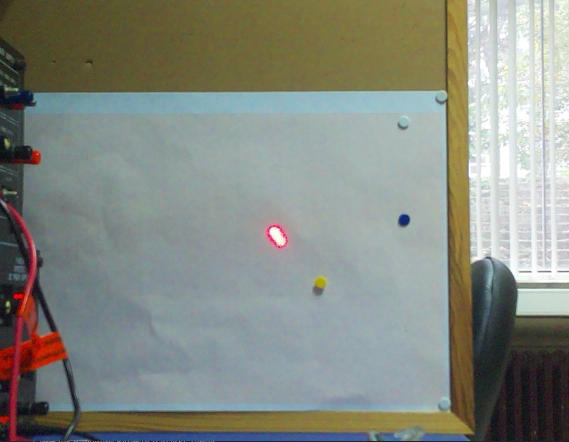
#> input picture Softwares/new_files/image.jpg, 1137 x 884 px (shown at 1/2 size)
$ python -i myDetector.py   (imports and definitions only)
#> lines starting #> are read from the running program, lines starting #| are printed output that depends on the picture; after the words box and inside, x2 and y2 are one past the last pixel; in counts of white or black regions, pixels touching at a corner belong together
#> further down, picture is the input picture: shape (884, 1137, 3); mean B, G, R 129.6, 138.4, 133.8
import cv2
import numpy as np
import json
import os


class MyDetector:
    """
    Laser noktası tespit eden sınıf.
    HSV renk uzayında çalışır ve tıklama ile renk seçimi yapar.
    """

    def __init__(self, laser_settings_file="laser_trackbar_settings.json", led_settings_file="led_settings.json"):
        """
        MyDetector sınıfını başlatır.

        Args:
            laser_settings_file: Laser ayarlarının kaydedileceği JSON dosyası
            led_settings_file: LED ayarlarının kaydedileceği JSON dosyası
        """
        # Sabitler
        self.LASER_SETTINGS_FILE = laser_settings_file
        self.LED_SETTINGS_FILE = led_settings_file
        self.H_TOLERANCE = 15
        self.S_TOLERANCE = 80
        self.V_TOLERANCE = 80

        # Değişkenler
        self.frame_original = None
        self.clicked_hsv = (0, 0, 0)
        self.settings = {}
        self.cap = None
        self.frame_inpainted = None

        # Tespit parametreleri - tıklama ile güncellenecek
        self.h_min = 0
        self.h_max = 10
        self.s_min = 120
        self.s_max = 255
        self.v_min = 70
        self.v_max = 255
        self.h2_min = 170
        self.h2_max = 180
        self.min_area = 5
        self.max_area = 5000
        self.parlaklik_esigi = 225
        self.dairesellik_esigi = 0.4

        # LED tespit parametreleri
        self.led_params = {
            'H_MIN': 114,
            'H_MAX': 154,
            'S_MIN': 60,
            'S_MAX': 255,
            'V_MIN': 92,
            'V_MAX': 250,
            'MIN_ALAN': 5,
            'MAX_ALAN': 5000,
            'PARLAKLIK_ESIGI': 225,
            'DAIRESELLIK_ESIGI': 0.4,
            'MAX_LED_SAYISI': 4,
            'H_TOLERANCE': 20,
            'S_TOLERANCE': 80,
            'V_TOLERANCE': 80
        }

        # Laser ayarlarını yükle
        self.settings = self.load_laser_settings()
        if self.settings:
            self.h_min = self.settings.get('H_MIN', 0)
            self.h_max = self.settings.get('H_MAX', 10)
            self.s_min = self.settings.get('S_MIN', 120)
            self.s_max = self.settings.get('S_MAX', 255)
            self.v_min = self.settings.get('V_MIN', 70)
            self.v_max = self.settings.get('V_MAX', 255)
            self.h2_min = self.settings.get('H2_MIN', 170)
            self.h2_max = self.settings.get('H2_MAX', 180)
            self.min_area = self.settings.get('MIN_ALAN', 5)
            self.max_area = self.settings.get('MAX_ALAN', 5000)
            self.parlaklik_esigi = self.settings.get('PARLAKLIK_ESIK', 225)
            self.dairesellik_esigi = self.settings.get('DAIRESELLIK_ESIGI', 40) / 100.0

        # LED ayarlarını yükle
        self.load_led_settings()


    # [6 lines left out: function save_settings, not called in this run]

    def load_laser_settings(self):
        """Laser ayarlarını JSON dosyasından yükler."""
        if os.path.exists(self.LASER_SETTINGS_FILE):
            with open(self.LASER_SETTINGS_FILE, "r") as file:
#> (reads Softwares/settings/laser_trackbar_settings.json from the repository)
                return json.load(file)
        return {}

    # [9 lines left out: function set_led_config_path, not called in this run]

    def load_led_settings(self):
        """LED ayarlarını JSON dosyasından yükler."""
        if os.path.exists(self.LED_SETTINGS_FILE):
            with open(self.LED_SETTINGS_FILE, "r") as file:
#> (reads Softwares/settings/led_settings.json from the repository)
                loaded = json.load(file)
                self.led_params.update(loaded)
                print(f"LED ayarları yüklendi: {self.LED_SETTINGS_FILE}")

    # [83 lines left out: functions save_led_settings, get_hsv_at_click, not called in this run]

    def detect_laser(self, pFrame):
        """
        Görüntüyü işler ve laser noktalarını tespit eder.
        """
        if pFrame is None:
            return None

        frame = pFrame.copy()

        cx = None
        cy = None

        # Sınıf değişkenlerinden parametreleri al
        h_min = self.h_min
        h_max = self.h_max
        s_min = self.s_min
        s_max = self.s_max
        v_min = self.v_min
        v_max = self.v_max
        h2_min = self.h2_min
        h2_max = self.h2_max
        min_area = self.min_area
        max_area = self.max_area
        parlaklik_esigi = self.parlaklik_esigi
        dairesellik_esigi = self.dairesellik_esigi

        if min_area == 0:
            min_area = 1

        # PIXEL SUPPLEMENTATION (Inpainting)
        gray = cv2.cvtColor(frame, cv2.COLOR_BGR2GRAY)
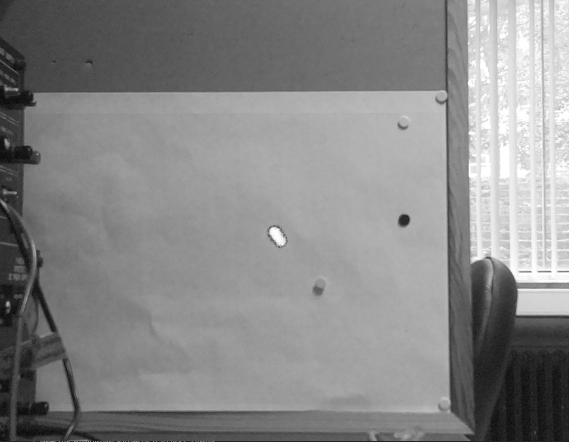
#> gray: shape (884, 1137) (shown at 1/2 size); min 3, max 255, mean 136
        mask_parlak = cv2.threshold(gray, parlaklik_esigi, 255, cv2.THRESH_BINARY)[1]
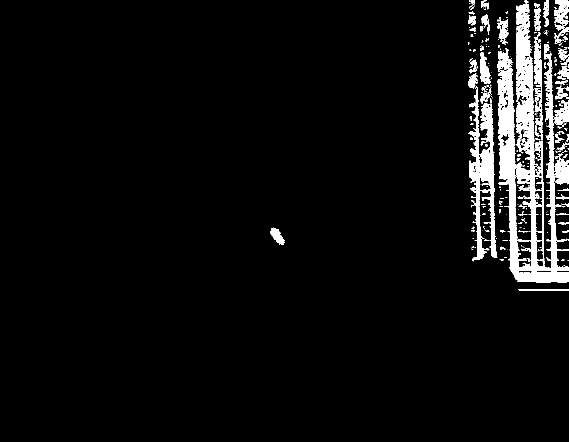
#> mask_parlak: shape (884, 1137) (shown at 1/2 size); 5.1% white; 287 white regions (209 under 20 px), largest, box (x1, y1, x2, y2) and area: (994, 8, 1137, 565) 29589, (937, 172, 995, 523) 7961, (1069, 81, 1085, 280) 1732
        frame_inpainted = cv2.inpaint(frame, mask_parlak, inpaintRadius=2, flags=cv2.INPAINT_TELEA)

        # Median Blur uygula
        blurred = cv2.medianBlur(frame_inpainted, 5)

        # BGR'den HSV'ye dönüştür
        hsv = cv2.cvtColor(blurred, cv2.COLOR_BGR2HSV)
#> hsv: shape (884, 1137, 3); mean H, S, V 75.1, 56.3, 145

        # HSV aralıkları
        lower_red1 = np.array([h_min, s_min, v_min])
        upper_red1 = np.array([h_max, s_max, v_max])

        # Maskeler oluştur
        mask1 = cv2.inRange(hsv, lower_red1, upper_red1)
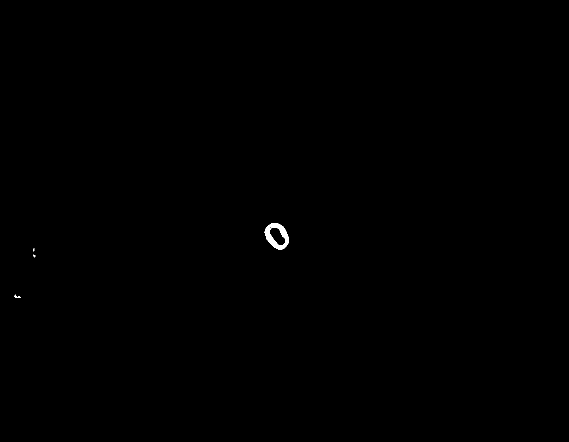
#> mask1: shape (884, 1137) (shown at 1/2 size); 0.13% white; 5 white regions (3 under 20 px), largest, box (x1, y1, x2, y2) and area: (529, 446, 578, 500) 1196, (29, 589, 41, 596) 36

        # İkinci aralık sadece kırmızı renk için (H <= 10 veya H >= 170)
        # Diğer renkler için sadece mask1 kullan
        if (h_min <= 10 and h_max <= 10) or (h_min >= 170 or h_max >= 170):
            # Kırmızı renk tespit ediliyor - iki aralık birleştir
            lower_red2 = np.array([h2_min, s_min, v_min])
            upper_red2 = np.array([h2_max, s_max, v_max])
            mask2 = cv2.inRange(hsv, lower_red2, upper_red2)
#> mask2: shape (884, 1137); 0.1% white; 5 white regions (3 under 20 px), largest, box (x1, y1, x2, y2) and area: (529, 446, 578, 500) 894, (29, 589, 41, 596) 36
            mask = mask1 + mask2
        else:
            # Diğer renkler - sadece tek aralık kullan
            mask = mask1

        # Connected Components ile filtreleme
        num_labels, labels = cv2.connectedComponents(mask)
#> labels: shape (884, 1137) int32; 6 distinct labels, from 0 to 5
#> num_labels = 6
        filtered_mask = np.zeros_like(mask, dtype=np.uint8)

        for label in range(1, num_labels):
            region_mask = (labels == label).astype("uint8") * 255
            area = cv2.countNonZero(region_mask)
            if area >= min_area and area <= max_area:
                filtered_mask = cv2.bitwise_or(filtered_mask, region_mask)
#> this loop made 5 passes
#> area on passes 1, 5: 1196, 36
#> pass 2, in detect_laser, `region_mask = (labels == label).astype("uint8") * 255`:
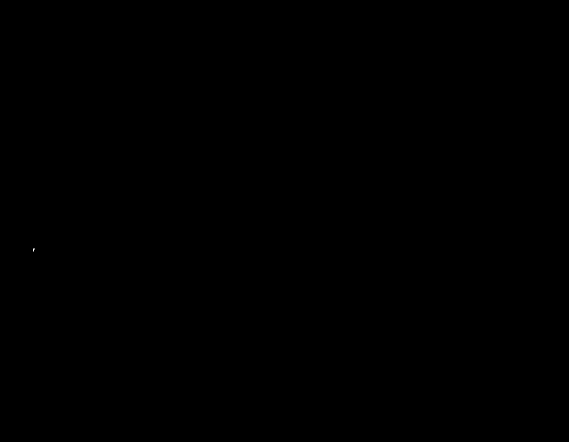
#> region_mask: shape (884, 1137) (shown at 1/2 size); 0% white in thin lines or dots, all inside (x1, y1, x2, y2) = (66, 497, 69, 503)
#> after the loop: region_mask: shape (884, 1137); 0% white in thin lines or dots, all inside (x1, y1, x2, y2) = (29, 589, 41, 596)

        mask = filtered_mask

        # Konturları bul
        contours, _ = cv2.findContours(mask, cv2.RETR_EXTERNAL, cv2.CHAIN_APPROX_SIMPLE)
#> contours = 4 contours, 2 with area under 20; largest, box (x1, y1, x2, y2) and area: (529, 446, 578, 500) 1794, (29, 589, 41, 596) 21

        # En büyük ve en dairesel noktayı bul
        best_contour = None
        best_score = -1
        best_area = 0
        best_circularity = 0

        # Konturları işle - alan ve dairesellik kontrolü
        for c in contours:
            area = cv2.contourArea(c)

            # Alan kontrolü
            if area < min_area or area > max_area:
                continue

            # Dairesellik kontrolü - çembere benziyor mu?
            perimeter = cv2.arcLength(c, True)
            if perimeter == 0:
                continue

            dairesellik = (4 * np.pi * area) / (perimeter * perimeter)

            # Sadece çembere benzeyen alanları işaretle
            if dairesellik < dairesellik_esigi:
                continue

            # En iyi skoru hesapla (alan * dairesellik)
            # Hem büyük hem de dairesel olanı seç
            score = area * dairesellik

            if score > best_score:
                best_score = score
                best_contour = c
                best_area = area
                best_circularity = dairesellik
#> this loop made 4 passes
#> (area, perimeter, dairesellik, score, best_score, best_area, best_circularity) on pass 4: (1794.5, 163.9, 0.839, 1506, 1506, 1794.5, 0.839)
#> (area, perimeter, dairesellik) on pass 1: (21, 32.14, 0.255)
#> after the loop, best_area = 1794.5; best_circularity = 0.839; best_contour = contour of 79 points, box (x1, y1, x2, y2) (529, 446, 578, 500), area 1794; best_score = 1506

        laser_merkezleri = []

        # En iyi kontur varsa işaretle
        if best_contour is not None:
            # Merkez hesapla
            M = cv2.moments(best_contour)
#> M = moments, m00 1794.5, centre m10/m00, m01/m00 = (553.6, 471.7)
            if M["m00"] != 0:
                cx = int(M["m10"] / M["m00"])
#> cx = 553
                cy = int(M["m01"] / M["m00"])
#> cy = 471
                laser_merkezleri.append((cx, cy))

                # Görselleştir - çember olarak çiz
                radius = int(np.sqrt(best_area / np.pi))
#> radius = 23
                cv2.circle(frame_inpainted, (cx, cy), radius, (0, 255, 0), 2)
                cv2.circle(frame_inpainted, (cx, cy), 3, (0, 0, 255), -1)
#> frame_inpainted: shape (884, 1137, 3); mean B, G, R 128.6, 137.4, 132.8
                cv2.putText(frame_inpainted, f'Laser {best_circularity:.2f}', (cx - 40, cy - radius - 10),
                           cv2.FONT_HERSHEY_SIMPLEX, 0.5, (0, 255, 0), 2)
        else:
            cx, cy = -1, -1
            return None

        # Durum bilgisi
        durum = "Laser Tespit Edildi" if len(laser_merkezleri) > 0 else "Laser Yok"
#> durum = 'Laser Tespit Edildi'
        renk = (0, 255, 0) if len(laser_merkezleri) > 0 else (0, 0, 255)
#> renk = (0, 255, 0)
        cv2.putText(frame_inpainted, durum, (10, 30), cv2.FONT_HERSHEY_SIMPLEX, 1, renk, 2)
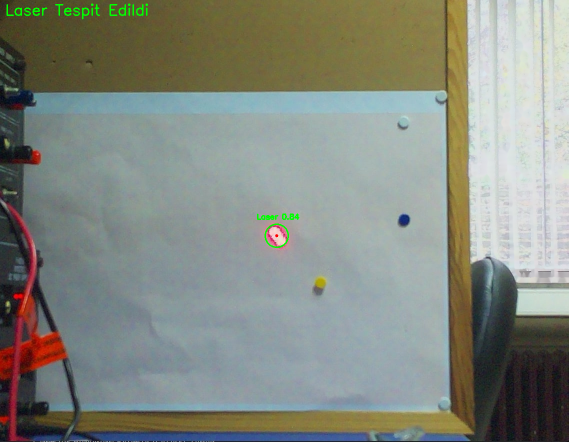
#> frame_inpainted: shape (884, 1137, 3) (shown at 1/2 size); mean B, G, R 128.4, 137.8, 132.5

        # [6 lines of commented-out code are left out]
        return {
            'center_point': [cx, cy],
            'annotated_frame': frame_inpainted,
            'mask': mask
        }

    # [236 lines left out: functions detect_leds, run, not called in this run]


# Ana program - geriye dönük uyumluluk için
# if __name__ == "__main__":
#     # Kullanım örnekleri:

#     # ÖRNEK 1: Resim ile kullanım
#     # image_path = 'C:\\Users\\baser-huawei\\Documents\\GitHub\\GalvoScanner\\Softwares\\new_files\\image.jpg'
#     # try:
#     #     detector = MyDetector(image_path=image_path)
#     #     detector.run(source_type='image')
#     # except ValueError as e:
#     #     print(f"Hata: {e}")

#     # ÖRNEK 2: Video dosyası ile kullanım (yorumlu)
#     # video_path = 'path/to/video.mp4'
#     # try:
#     #     detector = MyDetector(video_source=video_path)
#     #     detector.run(source_type='video')
#     # except ValueError as e:
#     #     print(f"Hata: {e}")

#     # ÖRNEK 3: Kamera ile kullanım (yorumlu)
#     try:
#         detector = MyDetector(video_source="http://192.168.19.221:5000/video_roi")  # 0 = varsayılan kamera
#         # detector.run(source_type='video')

#         while True:
#             ret, frame = detector.cap.read()
#             if not ret:
#                 print("Video sona erdi veya okunamadı.")
#                 break
#             detector.frame_original = frame
#             [cx, cy] = detector.process_image()
#             print(f"Laser Koordinatları: X={cx}, Y={cy}")
#             cv2.imshow('Orijinal', detector.frame_inpainted)
#             cv2.waitKey(10)
#     except ValueError as e:
#         print(f"Hata: {e}")

>>> import cv2
>>> picture = cv2.imread('image.jpg')
>>> result = MyDetector().detect_laser(picture)
#> result = 3 items
